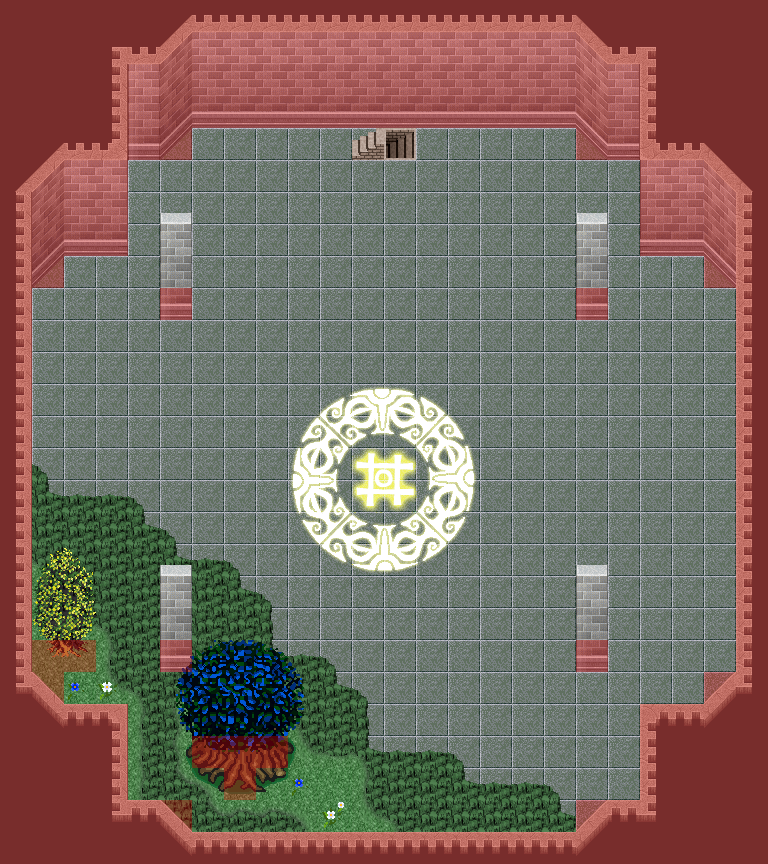

A level layout from a 2D game, rendered from its tile map. Below: a short description, then the map file with tile-grid data replaced by summaries:
An orthogonal 24x27 tile map with 32x32 px tiles, 7 tile layers (0_floor, 1_terrain, 2_object, 3_roof, ...), 1 hidden layer not drawn, 15 tilesets.

<map version="1.2" tiledversion="1.2.0" orientation="orthogonal" renderorder="right-down" width="24" height="27" tilewidth="32" tileheight="32" infinite="0" nextlayerid="41" nextobjectid="1">
 <tileset firstgid="1" name="kafelki_blyszczace" tilewidth="32" tileheight="32" tilecount="36" columns="6">
  <image source="../../tileset/pol/domki/podloga/kafelki_blyszczace.png" width="192" height="192" />
 </tileset>
 <tileset firstgid="37" name="kafelek" tilewidth="32" tileheight="32" tilecount="1" columns="1">
  <image source="../../tileset/pol/domki/podloga/kafelek.png" width="32" height="32" />
 </tileset>
 <tileset firstgid="38" name="stairs" tilewidth="32" tileheight="32" tilecount="12" columns="2">
  <image source="../../tileset/building/stairs/stairs.png" width="64" height="192" />
 </tileset>
 <tileset firstgid="50" name="kosciol_sciany" tilewidth="32" tileheight="32" tilecount="30" columns="5">
  <image source="../../tileset/pol/domki/kosciol_sciany.png" width="160" height="192" />
 </tileset>
 <tileset firstgid="80" name="kosciol_nawy" tilewidth="32" tileheight="32" tilecount="14" columns="2">
  <image source="../../tileset/pol/domki/kosciol_nawy.png" width="64" height="224" />
 </tileset>
 <tileset firstgid="94" name="collision" tilewidth="32" tileheight="32" tilecount="1" columns="1">
  <image source="../../tileset/logic/collision.png" width="32" height="32" />
 </tileset>
 <tileset firstgid="95" name="protection" tilewidth="32" tileheight="32" tilecount="2" columns="2">
  <image source="../../tileset/logic/protection.png" width="64" height="32" />
 </tileset>
 <tileset firstgid="97" name="grass_2" tilewidth="32" tileheight="32" tilecount="21" columns="3">
  <image source="../../tileset/ground/grass_2.png" width="96" height="224" />
 </tileset>
 <tileset firstgid="118" name="grass_edges" tilewidth="32" tileheight="32" tilecount="36" columns="12">
  <image source="../../tileset/ground/grass_edges.png" width="384" height="96" />
 </tileset>
 <tileset firstgid="154" name="grass_corners" tilewidth="32" tileheight="32" tilecount="24" columns="6">
  <image source="../../tileset/ground/grass_corners.png" width="192" height="128" />
 </tileset>
 <tileset firstgid="178" name="ground" tilewidth="32" tileheight="32" tilecount="33" columns="3">
  <image source="../../tileset/ground/ground.png" width="96" height="352" />
 </tileset>
 <tileset firstgid="211" name="tree_blue" tilewidth="32" tileheight="32" tilecount="25" columns="5">
  <image source="../../tileset/plant/tree/tree_blue.png" width="160" height="160" />
 </tileset>
 <tileset firstgid="236" name="pear_tree" tilewidth="32" tileheight="32" tilecount="8" columns="2">
  <image source="../../tileset/plant/tree/pear_tree.png" width="64" height="128" />
 </tileset>
 <tileset firstgid="244" name="daisy_white" tilewidth="32" tileheight="32" tilecount="8" columns="2">
  <image source="../../tileset/plant/flower/daisy_white.png" width="64" height="128" />
 </tileset>
 <tileset firstgid="252" name="daisy_blue" tilewidth="32" tileheight="32" tilecount="8" columns="2">
  <image source="../../tileset/plant/flower/daisy_blue.png" width="64" height="128" />
 </tileset>
 <layer id="33" name="0_floor" width="24" height="27">
  <data>[648 cells, 527 non-empty, 39 distinct tile ids]</data>
 </layer>
 <layer id="34" name="1_terrain" width="24" height="27">
  <data>[648 cells, 287 non-empty, 56 distinct tile ids]</data>
 </layer>
 <layer id="35" name="2_object" width="24" height="27">
  <data>[648 cells, 16 non-empty, 13 distinct tile ids]</data>
 </layer>
 <layer id="36" name="3_roof" width="24" height="27">
  <data>[648 cells, 33 non-empty, 24 distinct tile ids]</data>
 </layer>
 <layer id="37" name="4_roof_add" width="24" height="27">
  <data>[648 cells, 0 non-empty, 0 distinct tile ids]</data>
 </layer>
 <layer id="38" name="objects" width="24" height="27">
  <data>[648 cells, 0 non-empty, 0 distinct tile ids]</data>
 </layer>
 <layer id="39" name="collision" width="24" height="27" opacity="0.3">
  <data>[648 cells, 234 non-empty, 1 distinct tile ids]</data>
 </layer>
 <layer id="40" name="protection" width="24" height="27" visible="0" opacity="0.2">
  <data>[648 cells, 648 non-empty, 1 distinct tile ids]</data>
 </layer>
</map>
